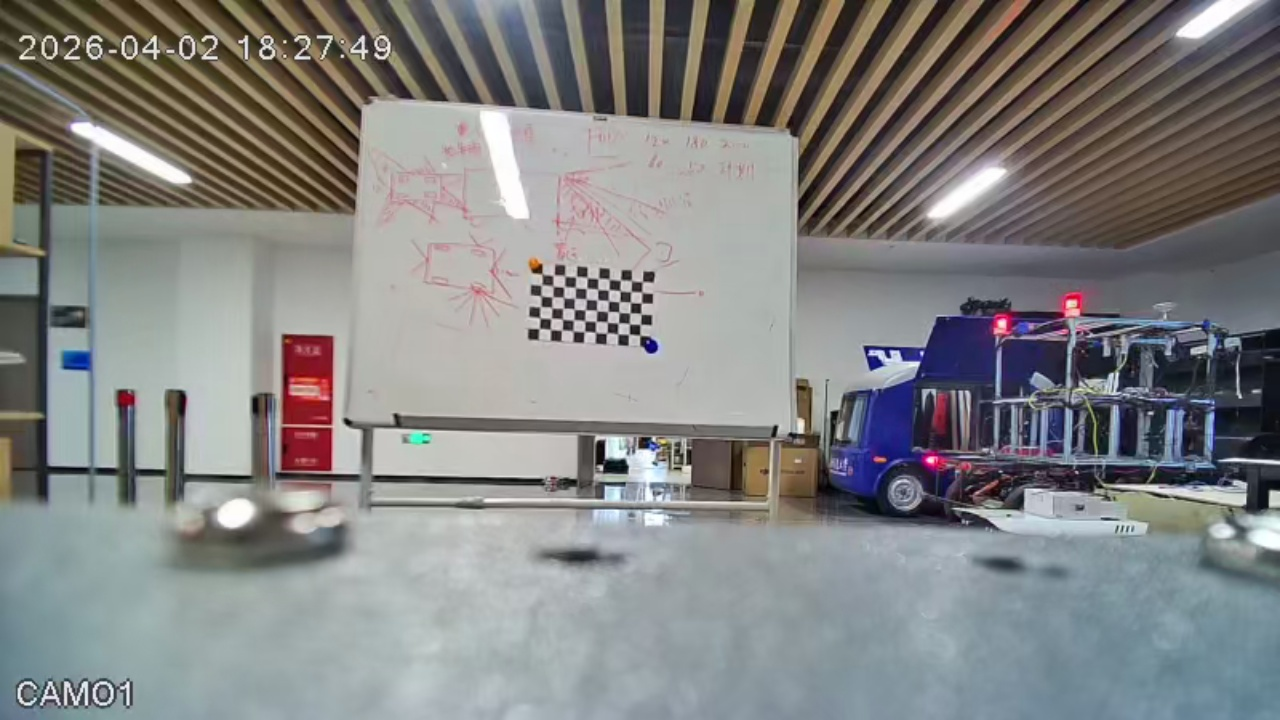
#> input picture calib_images/calib_045.jpg, 1280 x 720 px; its folder holds 4 pictures in this run
$ python calibrate_netcamera.py
#> lines starting #> are read from the running program, lines starting #| are printed output that depends on the picture
# -*- coding: utf-8 -*-

import argparse
import glob
import os

import cv2
import numpy as np


APP_DIR = os.path.dirname(os.path.abspath(__file__))

DEFAULT_IMAGE_DIR = os.path.join(APP_DIR, "calib_images")
DEFAULT_OUTPUT_FILE = os.path.join(APP_DIR, "netcamera_calib.npz")

# Keep these the same as aruco_netcamera.py DEFAULT_WIDTH/DEFAULT_HEIGHT.
TARGET_WIDTH = 1280
TARGET_HEIGHT = 720

CHESSBOARD_SIZE = (10, 6)
SQUARE_SIZE = 0.030


def parse_args():
    parser = argparse.ArgumentParser(description="Calibrate camera from chessboard images.")
    parser.add_argument("--image-dir", default=DEFAULT_IMAGE_DIR)
    parser.add_argument("--output", default=DEFAULT_OUTPUT_FILE)
    parser.add_argument("--cols", type=int, default=CHESSBOARD_SIZE[0])
    parser.add_argument("--rows", type=int, default=CHESSBOARD_SIZE[1])
    parser.add_argument("--square-size", type=float, default=SQUARE_SIZE)
    parser.add_argument("--target-width", type=int, default=TARGET_WIDTH)
    parser.add_argument("--target-height", type=int, default=TARGET_HEIGHT)
    return parser.parse_args()


def main():
    args = parse_args()

    chessboard_size = (args.cols, args.rows)
    target_size = (args.target_width, args.target_height)

    print("[INFO] Image dir:", args.image_dir)
    print("[INFO] Output:", args.output)
    print("[INFO] Calibration image size: {}x{}".format(args.target_width, args.target_height))
    print("[INFO] Chessboard inner corners: {}x{}".format(args.cols, args.rows))
    print("[INFO] Square size:", args.square_size)

    objp = np.zeros((chessboard_size[0] * chessboard_size[1], 3), np.float32)
    objp[:, :2] = np.mgrid[
        0:chessboard_size[0],
        0:chessboard_size[1]
    ].T.reshape(-1, 2)
    objp = objp * args.square_size

    objpoints = []
    imgpoints = []

    images = sorted(glob.glob(os.path.join(args.image_dir, "*.jpg")))

    if len(images) == 0:
        print("[ERR] No images found in", args.image_dir)
        return 1

    gray_shape = target_size
    valid_count = 0

    for fname in images:
        img = cv2.imread(fname)
#> img is the input picture: shape (720, 1280, 3); mean B, G, R 130.1, 130.6, 130.2

        if img is None:
            print("[FAIL] Cannot read", fname)
            continue

        src_h, src_w = img.shape[:2]
#> src_h = 720; src_w = 1280
        if (src_w, src_h) != target_size:
            print(
                "[WARN] Resize {} from {}x{} to {}x{}".format(
                    fname,
                    src_w,
                    src_h,
                    args.target_width,
                    args.target_height,
                )
            )
            img = cv2.resize(img, target_size)

        gray = cv2.cvtColor(img, cv2.COLOR_BGR2GRAY)
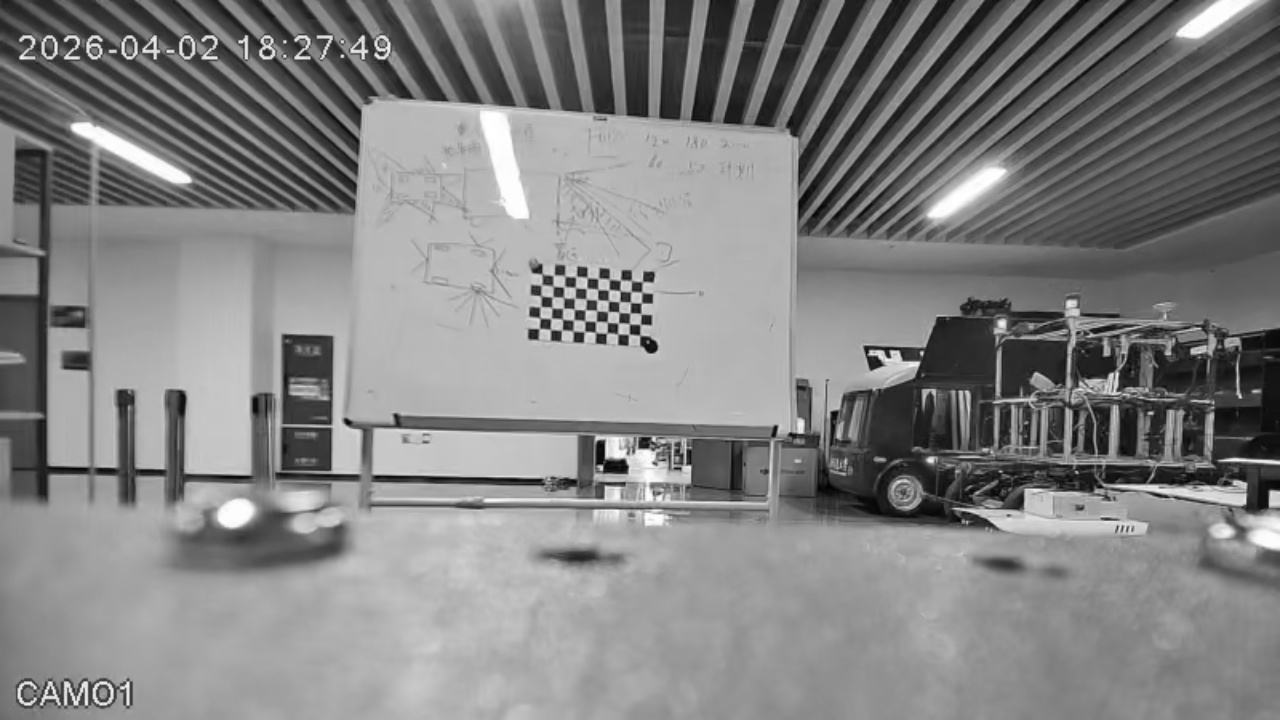
#> gray: shape (720, 1280); min 0, max 255, mean 130.4

        ret, corners = cv2.findChessboardCorners(gray, chessboard_size, None)
#> ret = True; corners = 60 rows, first 8: [543, 276], [552.6, 276], [565.3, 276.7], [576.1, 276.5], [587, 277.4], [598, 278.7], [609.2, 279.4], [618, 281]

        if ret:
            criteria = (
                cv2.TERM_CRITERIA_EPS + cv2.TERM_CRITERIA_MAX_ITER,
                30,
                0.001
            )

            corners2 = cv2.cornerSubPix(
                gray,
                corners,
                (11, 11),
                (-1, -1),
                criteria
            )
#> corners2 = 60 rows, first 8: [548.3, 280.2], [548.3, 280.2], [570.2, 282.4], [582.1, 282.6], [582.1, 282.6], [591.8, 283.4], [603.4, 284.4], [615, 285.6]

            objpoints.append(objp)
            imgpoints.append(corners2)
            valid_count += 1
            print("[OK]", fname)
        else:
            print("[FAIL]", fname)
#> pass 2 of the loop in main, `for fname in images:`:
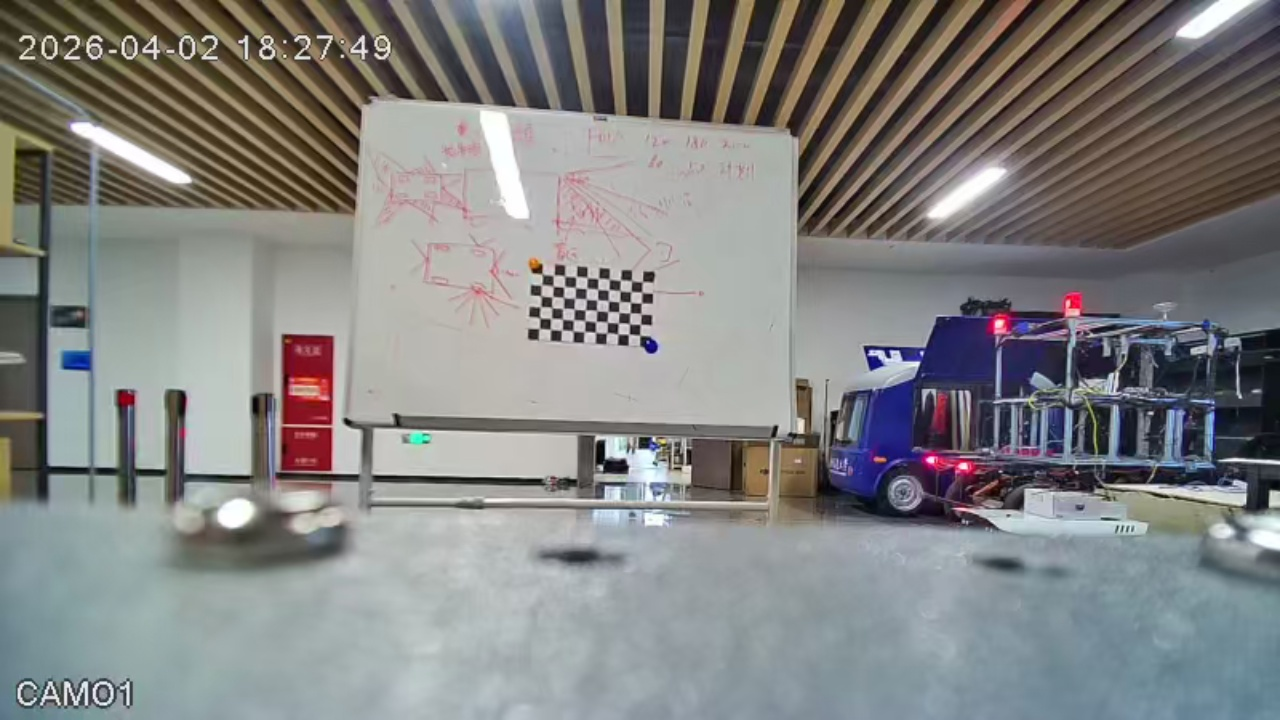
#> input picture calib_images/calib_046.jpg, 1280 x 720 px
#> in main, img is the input picture: shape (720, 1280, 3); mean B, G, R 129.5, 130.3, 130.1
#> in main, `gray = cv2.cvtColor(img, cv2.COLOR_BGR2GRAY)`:
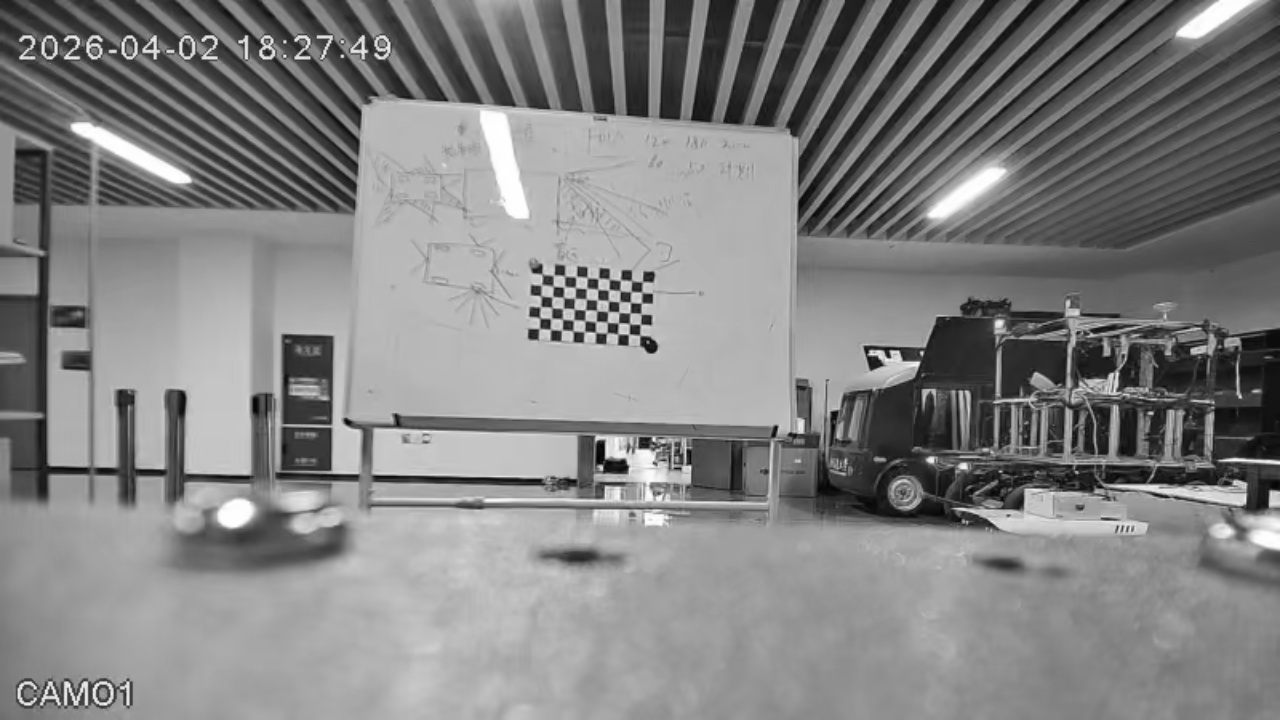
#> gray: shape (720, 1280); min 0, max 255, mean 130.1
#> corners = 60 rows, first 8: [542.2, 273.5], [553.7, 275.2], [564.6, 276.1], [575.8, 276.8], [587.3, 277.5], [598.3, 278.4], [609.3, 279.2], [620.5, 280.1]
#> corners2 = 60 rows, first 8: [548.2, 280.5], [558.5, 281.3], [558.5, 281.3], [581.2, 283.1], [593, 283.4], [602.9, 284.3], [602.9, 284.3], [625.5, 285.7]
#> pass 3 of the loop in main, `for fname in images:`:
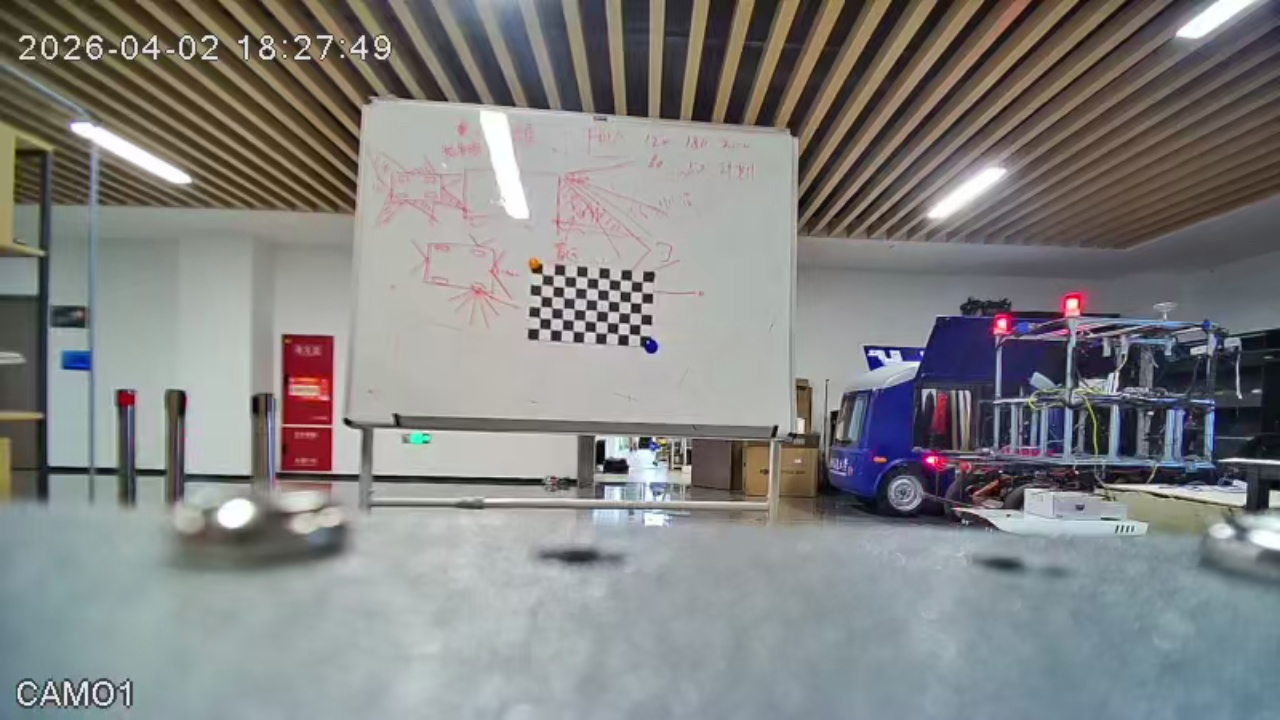
#> input picture calib_images/calib_047.jpg, 1280 x 720 px
#> in main, img is the input picture: shape (720, 1280, 3); mean B, G, R 129.5, 130.3, 130
#> in main, `gray = cv2.cvtColor(img, cv2.COLOR_BGR2GRAY)`:
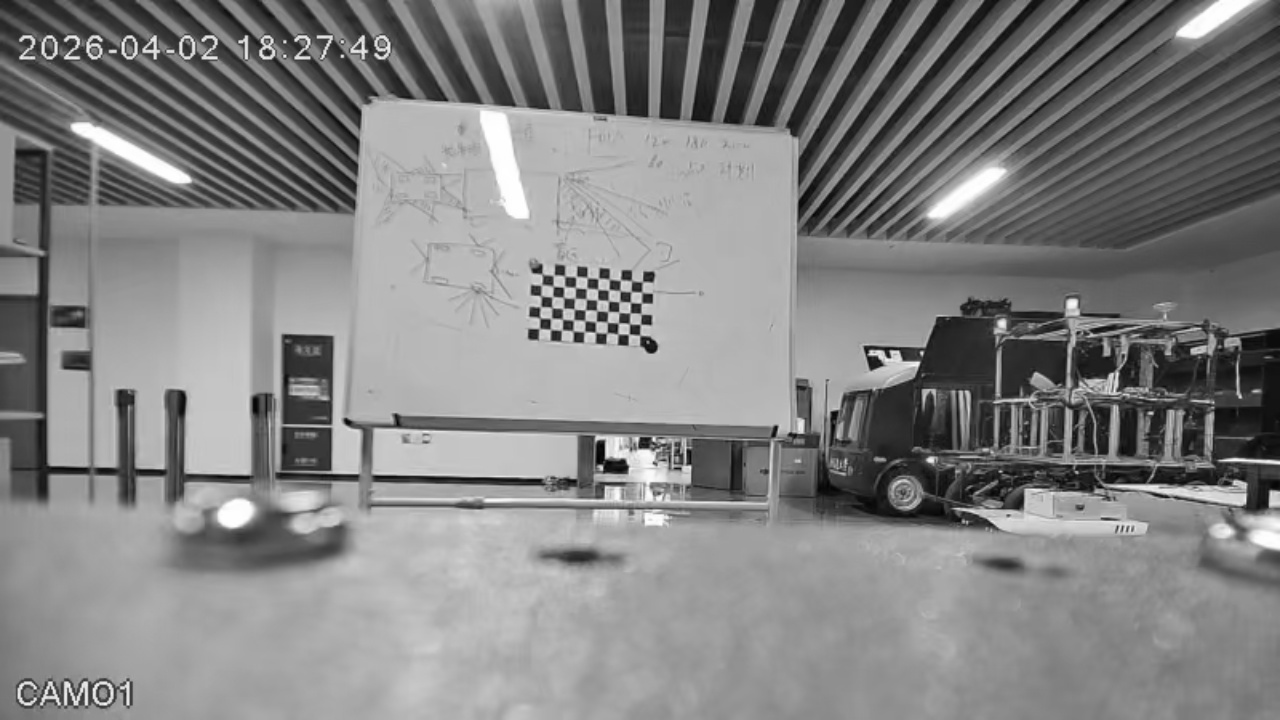
#> gray: shape (720, 1280); min 0, max 255, mean 130.1
#> the loop made 4 passes; the first 3 are shown

    print("[INFO] Valid images:", valid_count)

    if valid_count < 10:
        print("[ERR] Too few valid images. Need at least 10, better 20+.")
        return 1

    ret, camera_matrix, dist_coeffs, rvecs, tvecs = cv2.calibrateCamera(
        objpoints,
        imgpoints,
        gray_shape,
        None,
        None
    )

    print("")
    print("========== Calibration Result ==========")
    print("RMS error:")
    print(ret)

    print("")
    print("camera_matrix:")
    print(camera_matrix)

    print("")
    print("dist_coeffs:")
    print(dist_coeffs)

    mean_error = 0.0

    for i in range(len(objpoints)):
        imgpoints2, _ = cv2.projectPoints(
            objpoints[i],
            rvecs[i],
            tvecs[i],
            camera_matrix,
            dist_coeffs
        )

        error = cv2.norm(imgpoints[i], imgpoints2, cv2.NORM_L2) / len(imgpoints2)
        mean_error += error

    mean_error = mean_error / len(objpoints)

    print("")
    print("mean reprojection error:")
    print(mean_error)

    np.savez(
        args.output,
        camera_matrix=camera_matrix,
        dist_coeffs=dist_coeffs,
        rms=ret,
        mean_error=mean_error,
        image_width=args.target_width,
        image_height=args.target_height,
    )

    print("")
    print("[SAVE]", args.output)
    return 0


if __name__ == "__main__":
#> (the run stopped early here; a loop or call above may not have finished)
